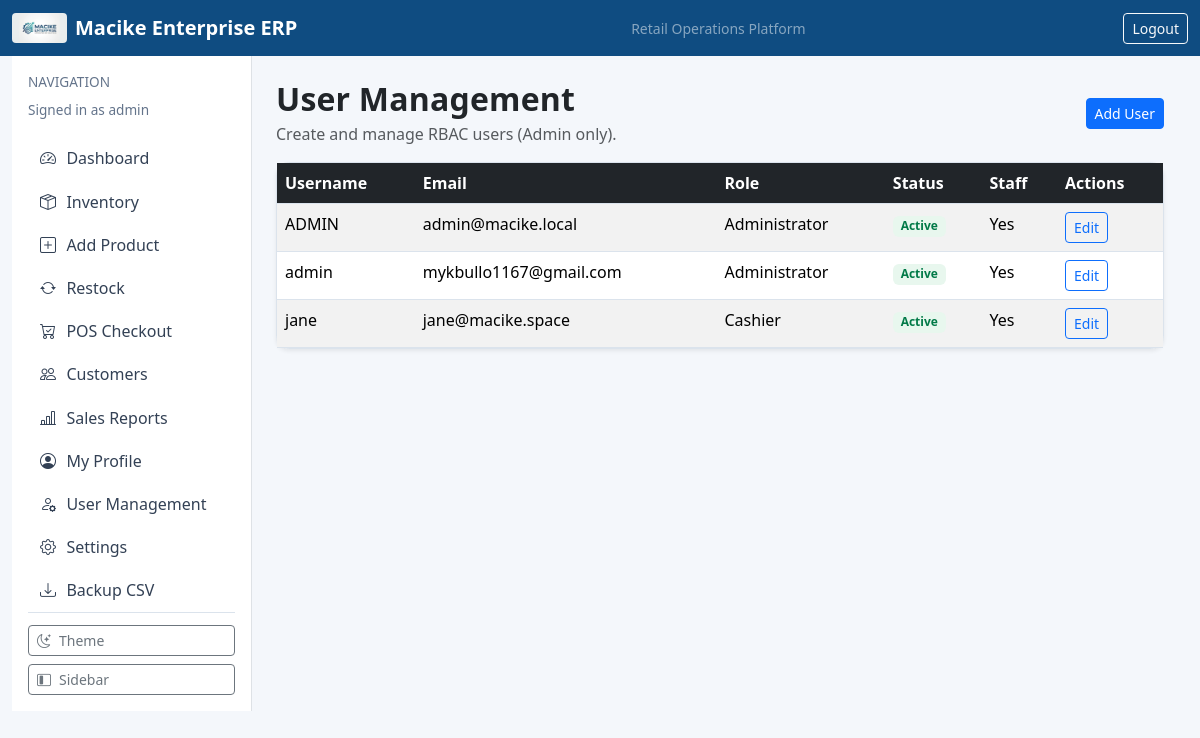
The page /accounts/users/ (signed in) on the database as committed earlier.
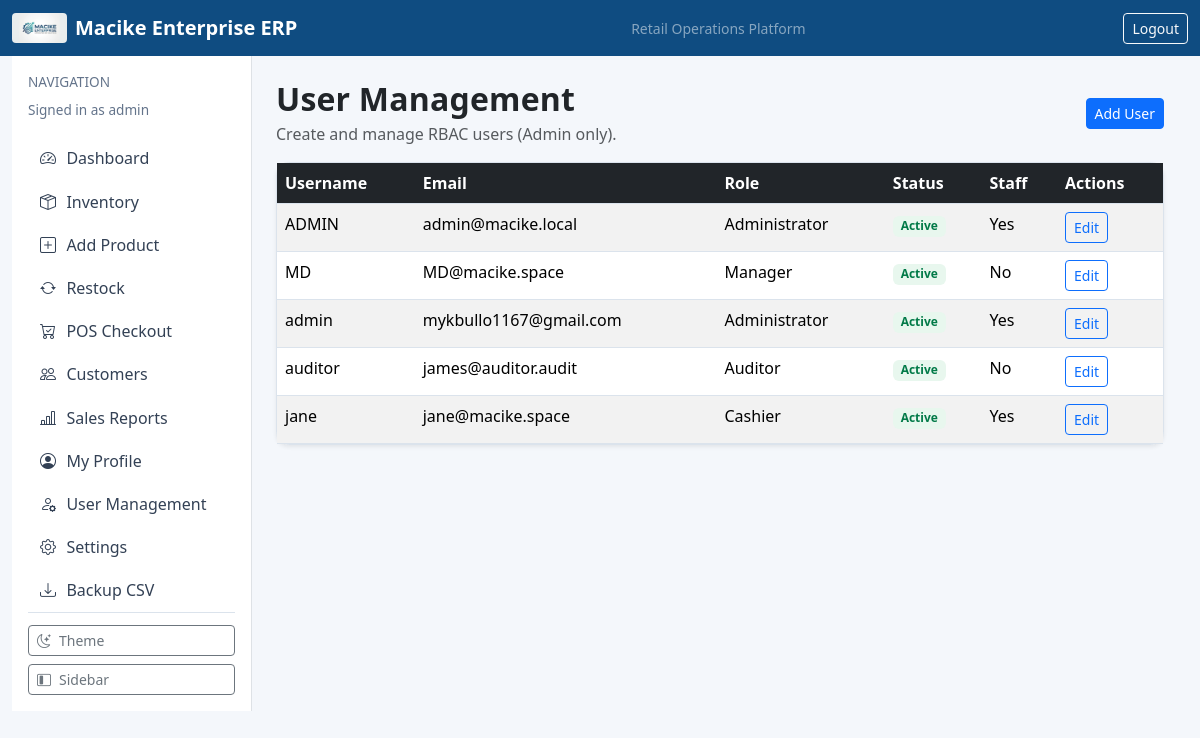
The same page on the database as committed later.
### accounts/models.py (models this page shows, shortened)
class CustomUser(AbstractUser):
    class Roles(models.TextChoices):
        ADMIN = "ADMIN", "Administrator"
        MANAGER = "MANAGER", "Manager"
        CASHIER = "CASHIER", "Cashier"
        AUDITOR = "AUDITOR", "Auditor"
    role = models.CharField(max_length=20, choices=Roles.choices, default=Roles.CASHIER)
    phone_number = models.CharField(max_length=15, blank=True, null=True)

### accounts/views.py (the view)
# urls.py: path("accounts/users/", user_list_view, name="accounts-users"),
@login_required
@role_required("ADMIN")
def user_list_view(request):
    users = CustomUser.objects.all().order_by("username")
    return render(request, "accounts/user_list.html", {"users": users})

### accounts/permissions.py (called while the page is built)
def role_required(*allowed_roles):
    def decorator(view_func):
        @wraps(view_func)
        def _wrapped(request, *args, **kwargs):
            user = request.user
            if not user.is_authenticated:
                return redirect("login")
            if user.is_superuser or getattr(user, "role", None) in allowed_roles:
                return view_func(request, *args, **kwargs)
            messages.error(request, "You do not have permission to access this page.")
            return redirect("dashboard-home")
        return _wrapped
    return decorator

### dashboard/context_processors.py (called while the page is built)
def app_settings(request):
    return {"app_settings": AppSettings.get_solo()}

### dashboard/models.py (called while the page is built)
    @classmethod
    def get_solo(cls):
        obj, _ = cls.objects.get_or_create(pk=1)
        return obj

### templates/accounts/user_list.html
{% extends "base.html" %}
{% block content %}
<div class="d-flex justify-content-between align-items-center mb-3">
    <div>
        <h2 class="section-title mb-1">User Management</h2>
        <p class="text-muted mb-0">Create and manage RBAC users (Admin only).</p>
    </div>
    <a class="btn btn-primary btn-sm" href="/accounts/users/new/">Add User</a>
</div>
<div class="card shadow-sm">
    <div class="table-responsive">
        <table class="table table-striped mb-0">
            <thead class="table-dark">
                <tr><th>Username</th><th>Email</th><th>Role</th><th>Status</th><th>Staff</th><th>Actions</th></tr>
            </thead>
            <tbody>
                {% for u in users %}
                    <tr>
                        <td>{{ u.username }}</td>
                        <td>{{ u.email|default:"-" }}</td>
                        <td>{{ u.get_role_display }}</td>
                        <td>{% if u.is_active %}<span class="badge badge-soft-success">Active</span>{% else %}<span class="badge badge-soft-danger">Inactive</span>{% endif %}</td>
                        <td>{% if u.is_staff %}Yes{% else %}No{% endif %}</td>
                        <td><a class="btn btn-outline-primary btn-sm" href="/accounts/users/{{ u.id }}/edit/">Edit</a></td>
                    </tr>
                {% empty %}
                    <tr><td colspan="6" class="text-center">No users found.</td></tr>
                {% endfor %}
            </tbody>
        </table>
    </div>
</div>
{% endblock %}

### templates/base.html (shortened to what the changed rows need)
<!doctype html>
<html lang="en">
<head>
    <link href="https://cdn.jsdelivr.net/npm/bootstrap@5.3.3/dist/css/bootstrap.min.css" rel="stylesheet">
    <link href="https://cdn.jsdelivr.net/npm/bootstrap-icons@1.11.3/font/bootstrap-icons.css" rel="stylesheet">
</head>
<body class="{% if app_settings.theme == 'dark' %}theme-dark{% endif %}{% if app_settings.compact_mode %} compact{% endif %}">
    <main class="container-fluid app-shell">
        <div class="row g-0">
            {% if user.is_authenticated %}
            <aside class="sidebar-col p-3 border-end bg-white d-flex flex-column">
                <div>
                    <p class="text-uppercase app-subtitle mb-2 sidebar-caption">Navigation</p>
                    <p class="app-subtitle sidebar-role mb-3">Signed in as {{ user.username }}</p>
                </div>
                <div class="flex-grow-1">
                    <a class="sidebar-link" href="/" title="Dashboard"><i class="bi bi-speedometer2"></i><span class="link-text">Dashboard</span></a>
                    <a class="sidebar-link" href="/inventory/" title="Inventory"><i class="bi bi-box-seam"></i><span class="link-text">Inventory</span></a>
                    <a class="sidebar-link" href="/inventory/new/" title="Add Product"><i class="bi bi-plus-square"></i><span class="link-text">Add Product</span></a>
                    <a class="sidebar-link" href="/inventory/restock/" title="Restock"><i class="bi bi-arrow-repeat"></i><span class="link-text">Restock</span></a>
                    <a class="sidebar-link" href="/sales/pos/" title="POS Checkout"><i class="bi bi-cart-check"></i><span class="link-text">POS Checkout</span></a>
                    <a class="sidebar-link" href="/sales/customers/" title="Customers"><i class="bi bi-people"></i><span class="link-text">Customers</span></a>
                    <a class="sidebar-link" href="/sales/report/" title="Sales Reports"><i class="bi bi-bar-chart-line"></i><span class="link-text">Sales Reports</span></a>
                    <a class="sidebar-link" href="/profile/" title="My Profile"><i class="bi bi-person-circle"></i><span class="link-text">My Profile</span></a>
                    {% if user.role == "ADMIN" or user.is_superuser %}
                    <a class="sidebar-link" href="/accounts/users/" title="User Management"><i class="bi bi-person-gear"></i><span class="link-text">User Management</span></a>
                    {% endif %}
                    <a class="sidebar-link" href="/settings/" title="Settings"><i class="bi bi-gear"></i><span class="link-text">Settings</span></a>
                    <a class="sidebar-link" href="/backup/export/csv/" title="Backup CSV"><i class="bi bi-download"></i><span class="link-text">Backup CSV</span></a>
                </div>
                <div class="sidebar-footer d-grid gap-2">
                    <button id="themeToggle" class="btn btn-outline-secondary btn-sm sidebar-control-btn" type="button" title="Toggle light/dark theme">
                        <i id="themeToggleIcon" class="bi bi-moon-stars"></i><span class="link-text">Theme</span>
                    </button>
                    <button id="sidebarToggle" class="btn btn-outline-secondary btn-sm sidebar-control-btn" type="button" title="Toggle sidebar">
                        <i class="bi bi-layout-sidebar-inset"></i><span class="link-text">Sidebar</span>
                    </button>
                </div>
            </aside>
            <section class="content-col p-4">
            {% else %}
            <section class="col-12 p-4">
            {% endif %}
                {% block content %}{% endblock %}
            </section>
        </div>
    </main>
</body>
</html>

Rows that differ between the two databases and show on the page:
added CustomUser: username "MD", email "MD@macike.space", role "Manager", is_active "Active", is_staff "No"
added CustomUser: username "auditor", email "james@auditor.audit", role "Auditor", is_active "Active", is_staff "No"
